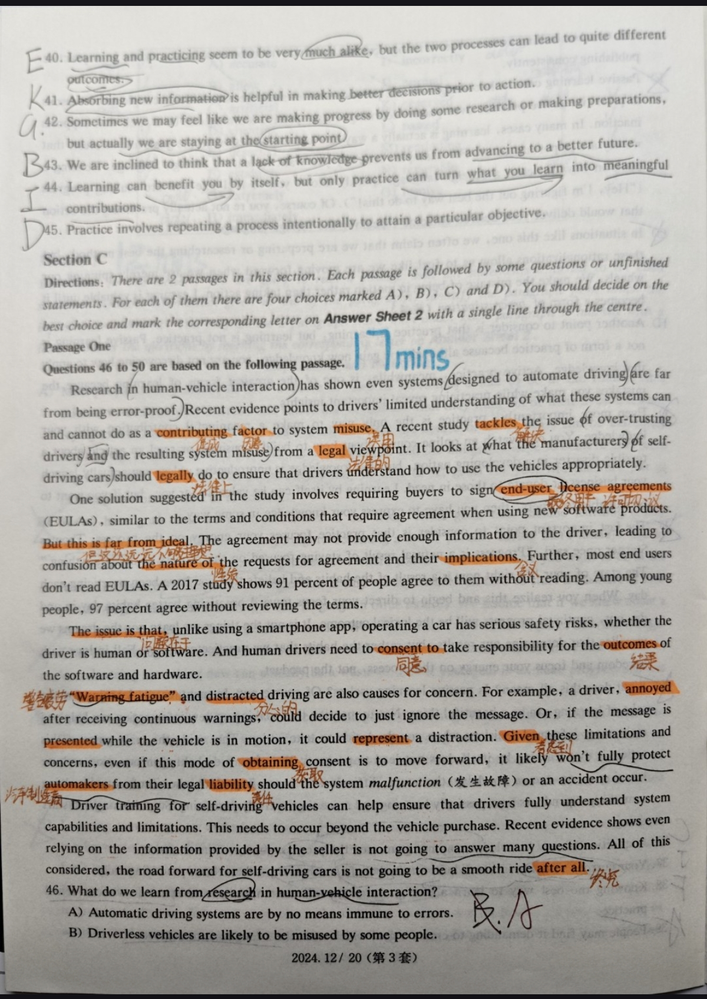
#> input picture doc.png, 707 x 999 px, shrunk from 1200 x 1696 before the run
$ python detect.py
#> lines starting #> are read from the running program, lines starting #| are printed output that depends on the picture; after the words box and inside, x2 and y2 are one past the last pixel; in counts of white or black regions, pixels touching at a corner belong together
#> in main, img is the input picture: shape (999, 707, 3); mean B, G, R 166.9, 172.1, 175.1
#> (reads ocr_cache.json from the repository)
"""Highlighted-word extraction via OCR + colour analysis (no multimodal LLM).

Pipeline:
  1. Cached PaddleOCR PP-OCRv6 word-level boxes  (run_ocr.py).
  2. HSV orange-highlighter mask  (red-pen H<10 and blue ink excluded).
  3. Per English word: find its printed-glyph rows (dark-pixel band, robust
     even when letters sit on a strong highlight) and measure the orange
     coverage of that band -> highlighted / not.
  4. Filter CJK tokens (the teacher/student handwritten annotations).
  5. Merge consecutive highlighted words into phrases, emit top-to-bottom.

A verification overlay is written to vis_result.png.
"""
import cv2, numpy as np, json, re, sys

H_LO, H_HI, S_MIN, V_MIN = 10, 26, 13, 90   # orange highlighter in HSV
BELOW = 8                                    # rows below glyphs (underline swipes)
THRESH = 0.50                                # min orange coverage of glyph band
CJK = re.compile(r"[一-鿿]")


def build_masks(img):
    hsv = cv2.cvtColor(img, cv2.COLOR_BGR2HSV)
#> hsv: shape (999, 707, 3); mean H, S, V 25.1, 14.8, 175.3
    H, S, V = hsv[:, :, 0], hsv[:, :, 1], hsv[:, :, 2]
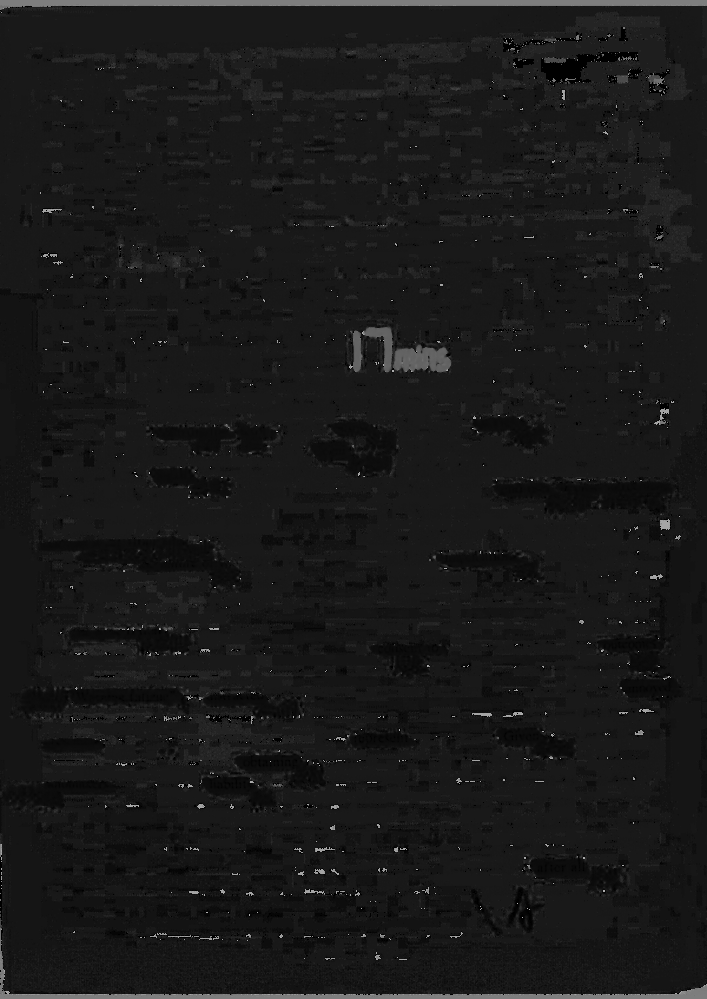
#> H: shape (999, 707); min 0, max 179, mean 25.1
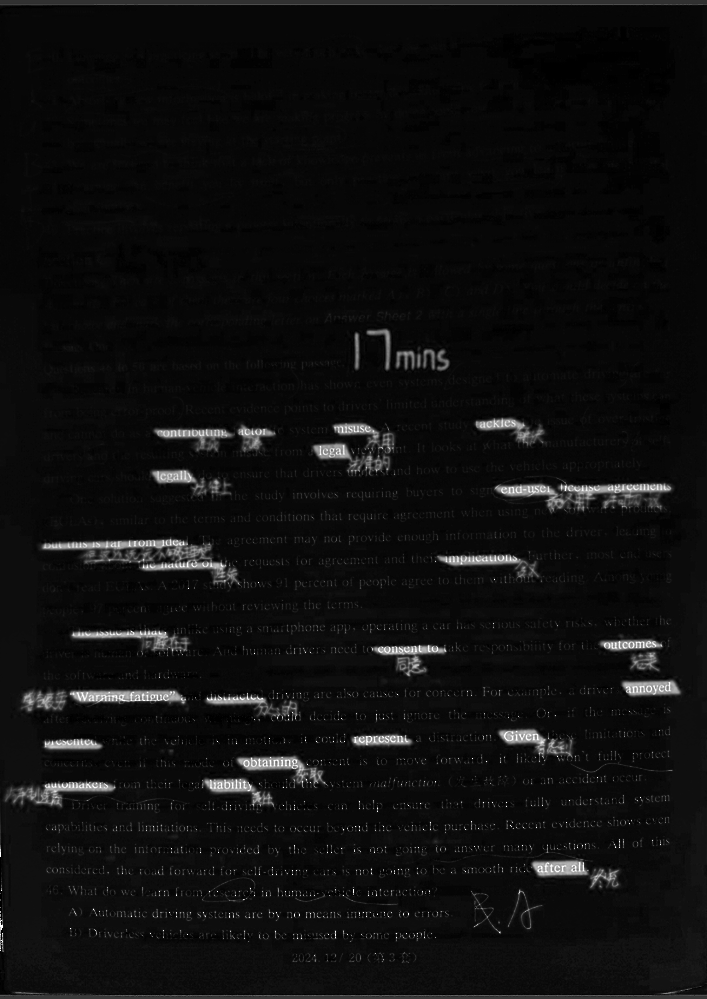
#> S: shape (999, 707); min 0, max 255, mean 14.8
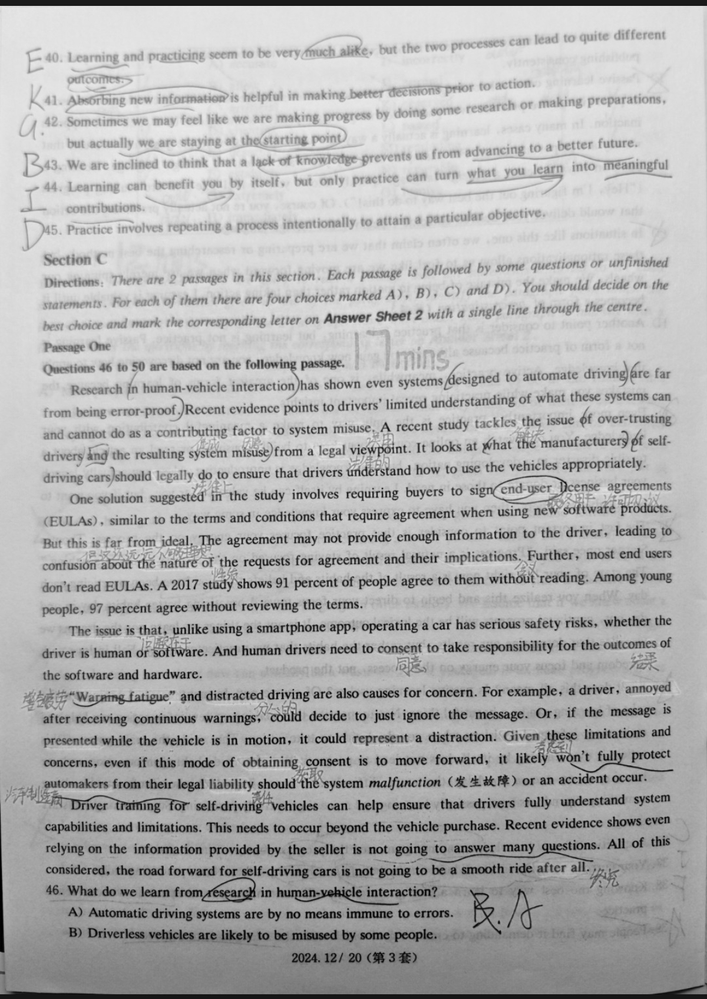
#> V: shape (999, 707); min 0, max 234, mean 175.3
    orange = ((H >= H_LO) & (H <= H_HI) & (S > S_MIN) & (V > V_MIN)).astype(np.uint8)
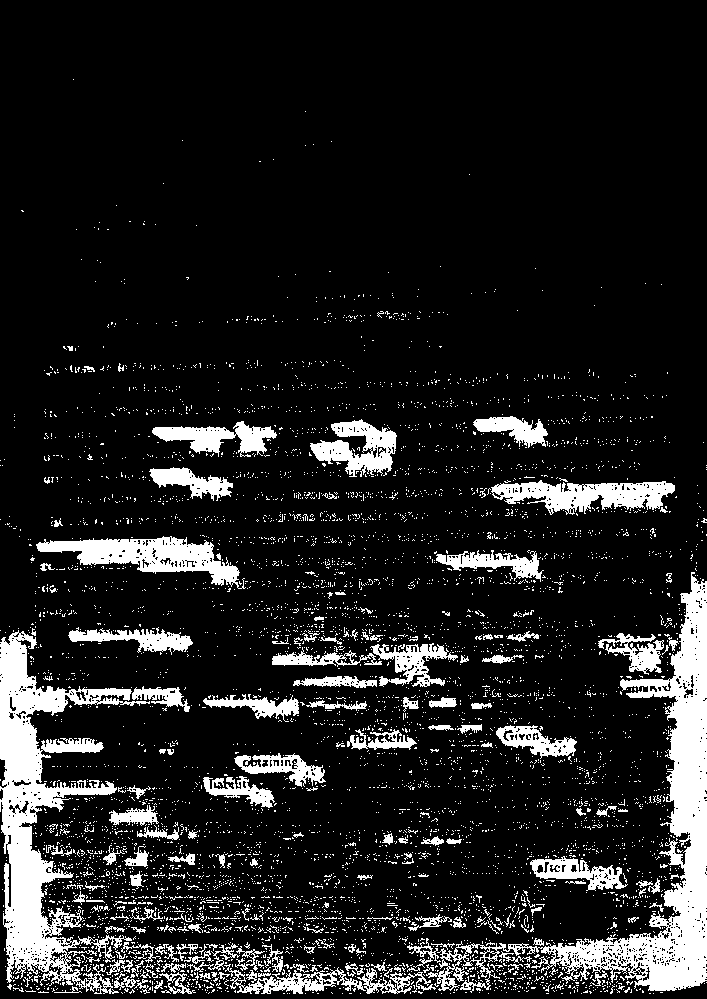
#> orange: shape (999, 707); values 0 (black) and 1 (white), 12.8% white; 5849 white regions (5663 under 20 px), largest, box (x1, y1, x2, y2) and area: (426, 572, 707, 993) 19003, (0, 630, 150, 994) 16799, (36, 536, 246, 589) 4485
    dark = (cv2.cvtColor(img, cv2.COLOR_BGR2GRAY) < 110).astype(np.uint8)
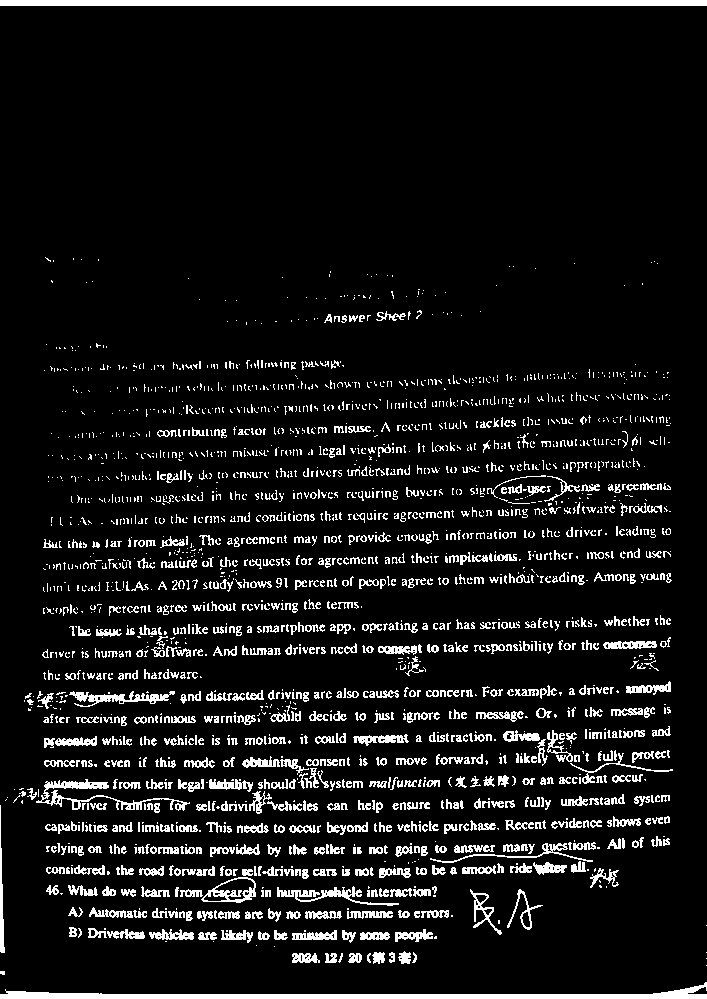
#> dark: shape (999, 707); values 0 (black) and 1 (white), 8.9% white; 2347 white regions (1578 under 20 px), largest, box (x1, y1, x2, y2) and area: (0, 0, 707, 6) 4242, (0, 982, 707, 999) 3895, (36, 779, 190, 811) 1045
    return orange, dark


def glyph_band(dark, box, line_box):
    """Rows of the word's own printed glyphs (densest dark segment that
    overlaps the OCR line box). Works even when letters lie on a highlight,
    because we threshold on darkness, not saturation."""
    x1, y1, x2, y2 = [int(v) for v in box]
    sub = dark[y1:y2, x1:x2]
    if sub.size == 0:
        return None
    rows = sub.sum(axis=1)
    on = rows > max(2, 0.08 * (x2 - x1))
    if not on.any():
        return None
    segs, s = [], None
    for i, v in enumerate(on):
        if v and s is None:
            s = i
        if not v and s is not None:
            segs.append((s, i)); s = None
    if s is not None:
        segs.append((s, len(on)))
    lt = min(p[1] for p in line_box); lb = max(p[1] for p in line_box)
    inb = [g for g in segs if y1 + g[0] < lb + 4 and y1 + g[1] > lt - 4] or segs
    g = max(inb, key=lambda gg: rows[gg[0]:gg[1]].sum())
    return y1 + g[0], y1 + g[1]


def coverage(orange, dark, box, line_box):
    gb = glyph_band(dark, box, line_box)
    if gb is None:
        return 0.0
    gt, gb_ = gb
    x1, _, x2, _ = [int(v) for v in box]
    s = orange[max(0, gt - 2):gb_ + BELOW, x1:x2]
    return float(s.mean()) if s.size else 0.0


def is_sep(tok):
    return tok.strip(" ,.;:\"'()") == ""


def extract(img, lines):
    orange, dark = build_masks(img)
    lines = sorted(lines, key=lambda l: min(p[1] for p in l["line_box"]))
#> lines = 46 items
    phrases = []
    for l in lines:
        toks, boxes, lb = l["words"], l["word_boxes"], l["line_box"]
        flag = [None if (CJK.search(t) or is_sep(t))
                else coverage(orange, dark, b, lb) >= THRESH
                for t, b in zip(toks, boxes)]
        i, n = 0, len(toks)
        while i < n:
            if flag[i] is True:
                grp, last, k = [i], i, i + 1
                while k < n:
                    if flag[k] is None:
                        k += 1; continue
                    if flag[k]:
                        grp.append(k); last = k; k += 1
                    else:
                        break
                text = "".join(toks[grp[0]:last + 1]).strip()
                xs = [boxes[j][0] for j in grp]; ys = [boxes[j][1] for j in grp]
                bxs = [boxes[j][2] for j in grp]; bys = [boxes[j][3] for j in grp]
                phrases.append((min(ys), min(xs),
                                (min(xs), min(ys), max(bxs), max(bys)), text))
                i = last + 1
            else:
                i += 1
#> this loop made 46 passes
#> (toks, boxes, n) on passes 1, 6: (['outcomes', '.'], [[86, 36, 179, 64], [183, 36, 188, 64]], 2), (['contributions', '.'], [[89, 281, 224, 315], [230, 281, 235, 315]], 2)
#> n on passes 3 to 4: 17, 38
    phrases.sort(key=lambda p: (p[0], p[1]))
    return phrases


def main():
    img = cv2.imread("doc.png")
    data = json.load(open("ocr_cache.json"))
    phrases = extract(img, data["lines"])
    result = [p[3] for p in phrases]

    print(f"=== {len(result)} highlighted items (top-to-bottom) ===")
#| === 11 highlighted items (top-to-bottom) ===
    for i, t in enumerate(result, 1):
        print(f"{i:2d}. {t}")
#> this loop made 11 passes
#> t on passes 1 to 11: 'There are', 'section', 'For', 'A', 'Passage One', 'Research', 'even', 'limited', 'resulting', 'driving', 'that'
#|  1. There are
#|  2. section
#|  3. For
#|  4. A
#|  5. Passage One
#|  6. Research
#|  7. even
#|  8. limited
#> (further printed lines are left out)
    json.dump(result, open("result.json", "w"), ensure_ascii=False, indent=1)

    vis = img.copy()
    for *_ , bb, _t in [(p[0], p[1], p[2], p[3]) for p in phrases]:
        x1, y1, x2, y2 = bb
        cv2.rectangle(vis, (x1, y1), (x2, y2), (0, 0, 255), 2)
#> this loop made 11 passes
#> (bb, _t) on passes 1 to 11: ((181, 414, 269, 447), 'There are'), ((472, 414, 533, 447), 'section'), ((179, 453, 206, 487), 'For'), ((664, 453, 669, 487), 'A'), ((52, 535, 169, 567), 'Passage One'), ((102, 615, 188, 649), 'Research'), ((627, 615, 667, 649), 'even'), ((661, 655, 729, 689), 'limited'), ((221, 736, 301, 770), 'resulting'), ((49, 775, 123, 811), 'driving'), ((544, 859, 578, 886), 'that')
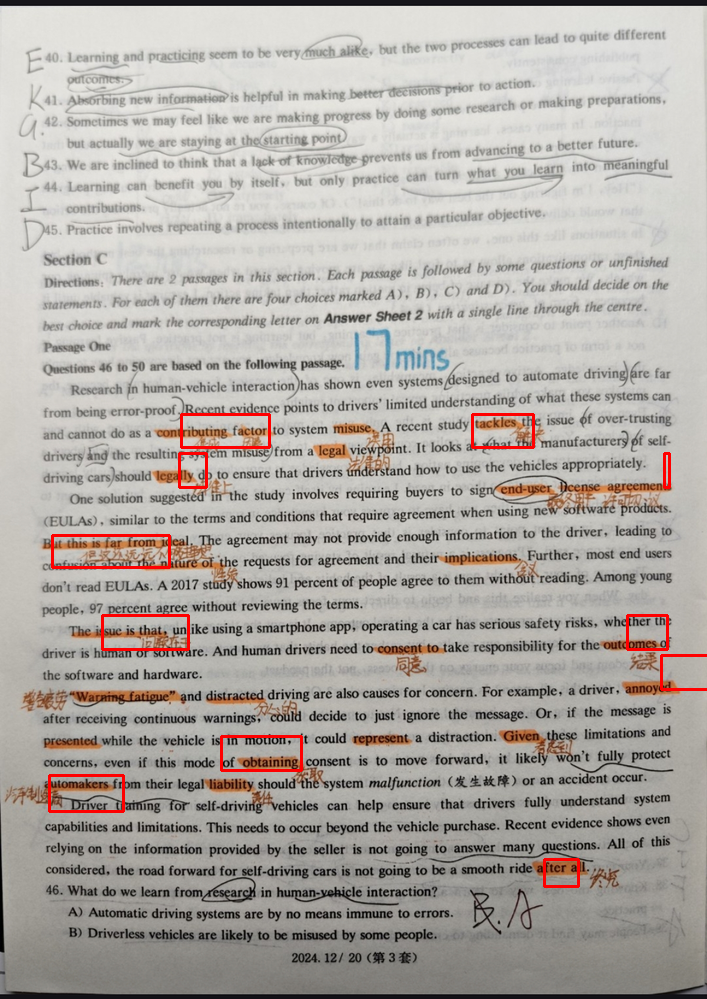
#> vis: shape (999, 707, 3); 0.85% of pixels changed, all inside (x1, y1, x2, y2) = (48, 413, 707, 888)
    cv2.imwrite("vis_result.png", vis)

    gt = ["contributing factor", "misuse", "tackles", "legal", "legally",
          "end-user license agreements", "But this is far from ideal",
          "the nature of", "implications", "The issue is that", "consent to",
          "outcomes", "Warning fatigue", "distracted", "annoyed", "presented",
          "represent", "Given", "obtaining", "automakers", "liability", "after all"]
    norm = lambda s: re.sub(r"[^a-z0-9 ]", "", s.lower()).strip()
    gset, rset = [norm(g) for g in gt], [norm(r) for r in result]
    missing = [g for g in gt if norm(g) not in rset]
    extra = [r for r in result if norm(r) not in gset]
    print(f"\nmatched {len(gt) - len(missing)}/{len(gt)}")
#| matched 0/22
    print("MISSING:", missing)
#> (printed output is left out)
    print("EXTRA  :", extra)
#| EXTRA  : ['There are', 'section', 'For', 'A', 'Passage One', 'Research', 'even', 'limited', 'resulting', 'driving', 'that']


if __name__ == "__main__":
    if len(sys.argv) > 1:
        THRESH = float(sys.argv[1])
    main()
